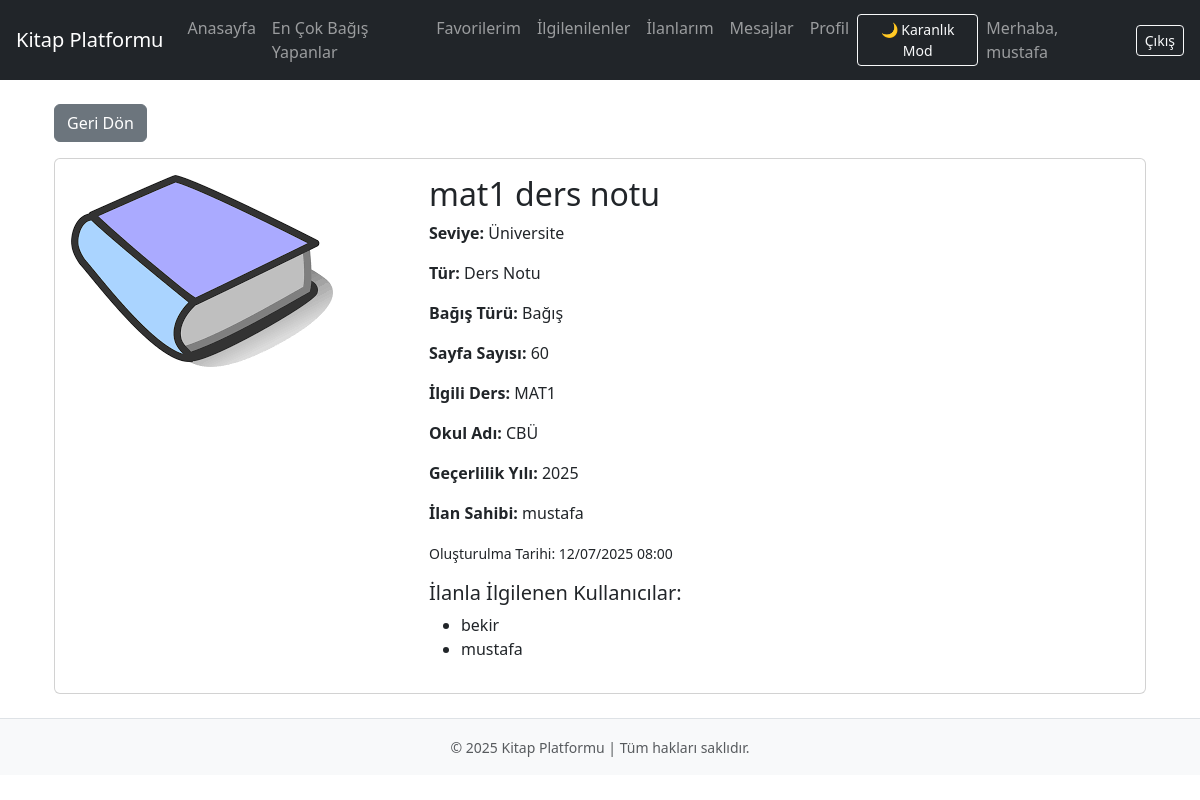
The page /listing/2/ (signed in) on the database its author committed.
### listings/models.py (models this page shows, shortened)
class Listing(models.Model):
    TYPE_CHOICES = [
        ('book', 'Kitap'),
        ('note', 'Ders Notu'),
    ]
    DONATION_TYPE_CHOICES = [
        ('free', 'Bağış'),
        ('paid', 'Ücretli'),
    ]
    RESOLUTION_LEVEL_CHOICES = [
        ('low', 'Az Çözülmüş'),
        ('medium', 'Orta Çözülmüş'),
        ('high', 'Çok Çözülmüş'),
        ('full', 'Hepsi Çözülmüş'),
    ]
    LEVEL_CHOICES = [
        ('primary', 'İlkokul'),
        ('middle', 'Ortaokul'),
        ('high', 'Lise'),
        ('university', 'Üniversite'),
        ('general', 'Genel'),
    ]
    title = models.CharField(max_length=200)  # Ürün adı için
    level = models.CharField(max_length=20, choices=LEVEL_CHOICES, default='general')  # Seviye için
    listing_type = models.CharField(max_length=10, choices=TYPE_CHOICES)
    donation_type = models.CharField(max_length=10, choices=DONATION_TYPE_CHOICES)
    price = models.DecimalField(max_digits=6, decimal_places=2, blank=True, null=True)
    page_count = models.PositiveIntegerField()
    related_course = models.CharField(max_length=100)
    school_name = models.CharField(max_length=200, blank=True, null=True)
    valid_year = models.PositiveIntegerField(blank=True, null=True)
    resolution_level = models.CharField(max_length=10, choices=RESOLUTION_LEVEL_CHOICES, blank=True, null=True)
    publish_year = models.PositiveIntegerField(blank=True, null=True)
    publisher = models.CharField(max_length=200, blank=True, null=True)
    user = models.ForeignKey(User, on_delete=models.CASCADE)
    created_at = models.DateTimeField(auto_now_add=True)
    image = models.ImageField( upload_to='listing_images/',default='listing_images/default.png',blank=True,null=True)

class Interested(models.Model):
    user = models.ForeignKey(User, on_delete=models.CASCADE)
    listing = models.ForeignKey(Listing, on_delete=models.CASCADE)
    created_at = models.DateTimeField(auto_now_add=True)
    class Meta:
        unique_together = ('user', 'listing')

### listings/views.py (the view, shortened to what this page needs)
# urls.py: path('listing/<int:pk>/', views.listing_detail, name='listing_detail'),
@login_required
def listing_detail(request, pk):
    listing = get_object_or_404(Listing, pk=pk)
    is_favorited = False
    is_interested = False
    if request.user.is_authenticated:
        is_favorited = Favorite.objects.filter(user=request.user, listing=listing).exists()
        is_interested = Interested.objects.filter(user=request.user, listing=listing).exists()
    interested_users = Interested.objects.filter(listing=listing)
    return render(request, 'listing/listing_detail.html', {
        'listing': listing,
        'is_favorited': is_favorited,
        'is_interested': is_interested,
        'interested_users': interested_users
    })

### templates/listing/listing_detail.html (shortened to what this page needs)
{% extends 'base.html' %}
{% load static %}
{% block content %}
<div class="container mt-4">
  <a href="{% url 'home' %}" class="btn btn-secondary mb-3">Geri Dön</a>
  <div class="card mb-4 p-3">
    <div class="row g-3">
      <div class="col-md-4">
        {% if listing.image and listing.image.name %}
          <img src="{{ listing.image.url }}" alt="{{ listing.title }}" class="img-fluid rounded">
        {% else %}
          <img src="/media/listing_images/default.png" alt="Varsayılan Resim" class="img-fluid rounded">
        {% endif %}
      </div>
      <div class="col-md-8">
        <h2>{{ listing.title }}</h2>
        <p><strong>Seviye:</strong> {{ listing.get_level_display }}</p>
        <p><strong>Tür:</strong> {{ listing.get_listing_type_display }}</p>
        <p><strong>Bağış Türü:</strong> {{ listing.get_donation_type_display }}</p>
        <p><strong>Sayfa Sayısı:</strong> {{ listing.page_count }}</p>
        <p><strong>İlgili Ders:</strong> {{ listing.related_course }}</p>
        {% if listing.school_name %}
          <p><strong>Okul Adı:</strong> {{ listing.school_name }}</p>
        {% endif %}
        {% if listing.valid_year %}
          <p><strong>Geçerlilik Yılı:</strong> {{ listing.valid_year }}</p>
        {% endif %}
        <p><strong>İlan Sahibi:</strong> {{ listing.user.username }}</p>
        <p><small>Oluşturulma Tarihi: {{ listing.created_at|date:"d/m/Y H:i" }}</small></p>
        {% if user.is_authenticated %}
          {% if user != listing.user %}
            <form method="post" class="d-inline me-2">
              {% csrf_token %}
              <button type="submit" name="interested"
                class="btn {% if is_interested %}btn-success{% else %}btn-outline-success{% endif %} mt-3">
                {% if is_interested %}İlgileniyorum{% else %}İlgilen{% endif %}
              </button>
            </form>
            <a href="{% url 'start_conversation' listing.id %}" class="btn btn-info mt-3 me-2">Satıcı ile Mesajlaş</a>
            <form method="post" class="d-inline">
              {% csrf_token %}
              <button type="submit" name="favorite"
                class="btn {% if is_favorited %}btn-danger{% else %}btn-outline-primary{% endif %} mt-3">
                {% if is_favorited %}Favorilerden Çıkar{% else %}Favorilere Ekle{% endif %}
              </button>
            </form>
          {% else %}
            {% if interested_users %}
              <div class="mt-3">
                <h5>İlanla İlgilenen Kullanıcılar:</h5>
                <ul>
                  {% for interest in interested_users %}
                    <li>{{ interest.user.username }}</li>
                  {% endfor %}
                </ul>
              </div>
            {% else %}
              <p class="mt-3 text-muted">Henüz kimse ilgilenmedi.</p>
            {% endif %}
          {% endif %}
        {% else %}
          <p class="text-muted mt-2">İlgilenmek, favoriye eklemek veya mesajlaşmak için <a href="{% url 'login' %}">giriş yapın</a>.</p>
        {% endif %}
      </div>
    </div>
  </div>
</div>
{% endblock %}

### templates/navbar.html (shortened to what this page needs)
<nav class="navbar navbar-expand-lg navbar-dark bg-dark px-3">
  <a class="navbar-brand" href="{% url 'home' %}">Kitap Platformu</a>
 <div class="collapse navbar-collapse">
    {% if user.is_authenticated %}
    <ul class="navbar-nav me-auto mb-2 mb-lg-0">
      <li class="nav-item"><a class="nav-link" href="{% url 'home' %}">Anasayfa</a></li>
      <li class="nav-item"><a class="nav-link" href="{% url 'top_donors' %}">En Çok Bağış Yapanlar</a></li>
      <li class="nav-item"><a class="nav-link" href="{% url 'favorites_list' %}">Favorilerim</a></li>
      <li class="nav-item"><a class="nav-link" href="{% url 'interested_list' %}">İlgilenilenler</a></li>
      <li class="nav-item"><a class="nav-link" href="{% url 'my_listings' %}">İlanlarım</a></li>
      <li class="nav-item"><a class="nav-link" href="{% url 'conversation_list' %}">Mesajlar</a></li>
      <li class="nav-item"><a class="nav-link" href="{% url 'profile' %}">Profil</a></li>
    </ul>
    {% endif %}
  </div>
  <div class="d-flex align-items-center">
    {% if user.is_authenticated %}
    <form action="{% url 'toggle_dark_mode' %}" method="post" class="me-2">
      <button type="submit" class="btn btn-outline-light btn-sm">
        {% if request.COOKIES.dark_mode == 'true' %}☀️ Aydınlık Mod{% else %}🌙 Karanlık Mod{% endif %}
      </button>
    </form>
    <span class="navbar-text me-3">Merhaba, {{ user.username }}</span>
    <form action="{% url 'logout' %}" method="post" style="display:inline;">
      <button type="submit" class="btn btn-outline-light btn-sm">Çıkış</button>
    </form>
    {% else %}
      <a href="{% url 'login' %}" class="btn btn-outline-light btn-sm me-2">Giriş</a>
      <a href="{% url 'register' %}" class="btn btn-outline-light btn-sm">Kayıt</a>
    {% endif %}
  </div>
</nav>

### rows shown on the page
Listing: image (placeholder picture), title "mat1 ders notu", level "Üniversite", listing_type "Ders Notu", donation_type "Bağış", page_count "60", related_course "MAT1", school_name "CBÜ", valid_year "2025", user.username "mustafa", created_at "12/07/2025 08:00"
Interested: user.username "bekir"
Interested: user.username "mustafa"

### other values the page prints
{{ user.username }} "mustafa"
